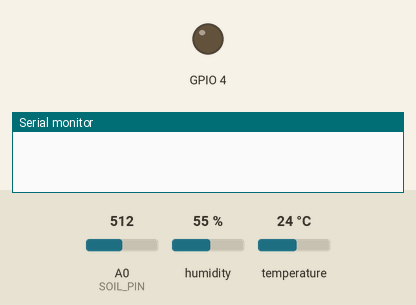
Recording of a program running on a simulated ESP8266 (NodeMCU). Shown: output pins drawn as LEDs (lit = HIGH), the last lines printed to the serial monitor. Inputs (shaded band) come from the test bench; at power-on: A0 (SOIL_PIN) = 512, humidity 55 %, temperature 24 °C. WiFi joins after 1.5 s; servers stay silent unless stated; pins used as bus, display or sensor lines are not drawn.

Above: at 0.0 s.
At 38.6 s:
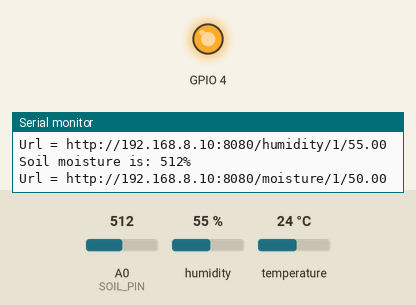
Timing chart, 0 to 40.1 s (numbered marks = the images above):
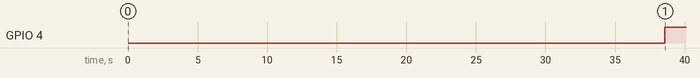

Measured:
- by itself, GPIO 4: LOW → HIGH at 38.6 s

The program:

Main.cpp
```cpp
#include <Arduino.h>
#include <ESP8266HTTPClient.h>
#include <dht_sensor.h>
#include <soil_sensor.h>
#include <wifiManager.h>

ADC_MODE(ADC_VCC);

#define SECONDS 1000
#define HOUR 3600000
#define SOIL_VCC_PIN 16
#define SOIL_PIN A0

DHT mDHT11 = DHT();
WifiManager mWifi = WifiManager("esp8266", "8D5Y9MD306L");
soilSensor mSoil = soilSensor(SOIL_VCC_PIN, SOIL_PIN);

void setup() {
  Serial.begin(9600);
  delay(2*SECONDS);
}

void sendData(int device, char* field, float value)
{
  HTTPClient http;
  String url = (String("http://192.168.8.10:8080/") + field + "/" + device + "/" + value);
  Serial.println("Url = "+ url);
  http.begin(url);
  int httpCode = http.GET();
  if (httpCode > 0)
  { //Check the returning code
    String payload = http.getString();   //Get the request response payload
    Serial.println(payload);             //Print the response payload
  }
  http.end();
}

void loop()
{
  Serial.println("========================");
  Serial.println("========================");
  Serial.println("Main loop 2.0");
  if (mDHT11.getData() == 0)
  {
    Serial.print("Temperature: ");
    Serial.println(mDHT11.getTemperature());
    sendData(1,"temp", mDHT11.getTemperature());

    Serial.print("Humidity: ");
    Serial.println(mDHT11.getHumidity());
    sendData(1,"humidity", mDHT11.getHumidity());
  }
  else
  {
    Serial.println("mDHT11 not working");
    sendData(1,"dht11",-1.0);
  }
  if (mSoil.readData())
  {
    delay(0.1*1000);
    Serial.print("Soil moisture is: ");
    Serial.print(mSoil.readAbsoluteValue());
    Serial.println("%");
    sendData(1,"moisture",mSoil.readValuePer());
  }
  else
  {
    Serial.println("Soil moisture not working");
    sendData(1,"soilSensor",-1.0);
  }
  if (!mWifi.isConnected())
  {
    Serial.println("Wifi is disconnected");
    mWifi.connect();
  }
  digitalWrite(SOIL_VCC_PIN, LOW);
  delay(10*SECONDS);
  Serial.println("Go to sleep");
}
```
